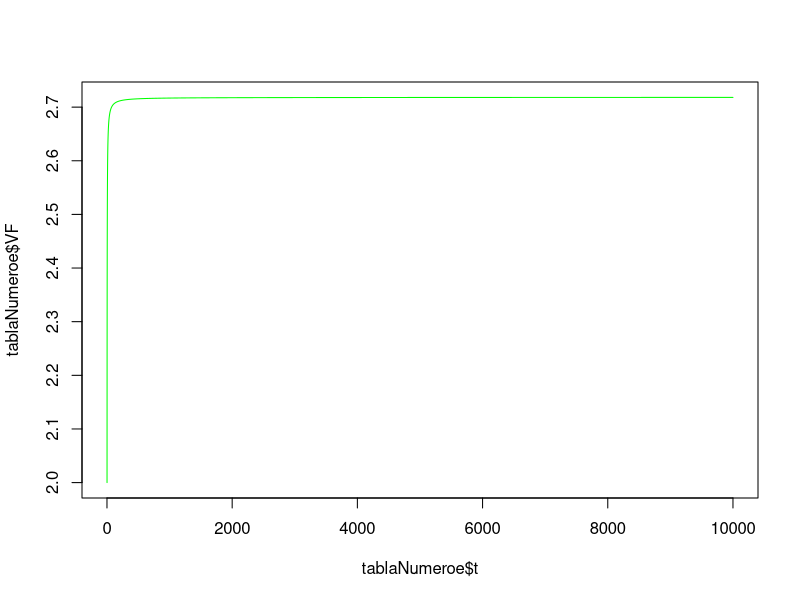

Write R code to recreate this figure.
# Este es nuestro primer script de R en clase:
#Creamos un objeto numerico llamado a:
a=5
#Creamos un objeto numerico llamado A:
A=5
#Creamos un objeto numerico llamado "A.2":
A.2=5
#Creamos un vector de numeros:
vector1=c(1,2,pi,10)
#Creamos un vector con una secuencia de numeros del 1 al 100,000:
t=1:100000
#Creamos una secuencia de nuemros pero ahora se incremnetan en 0.02 unidades:
t2=seq(from=1,to=10,by=0.02)
#Creamos un objeto con una sola cadena de texto:
objetoTexto1="UMSNH"
#Creamos un vector con cadenas de texto:
vectorTexto=c("FCCA","UMSNH","2024")

#Creamos un objeto tipo data.frame con los calculos del numero e:
#Primero creamos los objetos que seran insumos para el calculo de VF:
VA=1
i=1
nTotal=10000
t=1:nTotal
tablaNumeroe=data.frame(
                        t=t,
                        VF=VA*((1+(i/t))^t)
                        )

#Creamos un objeto tipo lista  con la tabla del numero e y algunos otros objetos:
objetolista1=list(
                  tablaE=tablaNumeroe,
                  valorActual=VA,
                  tasaInteres=i,
                  periodosSimulados=nTotal
                  )
#Ahora grafico los valores de la tabla del numero e:
plot(x=tablaNumeroe$t,y=tablaNumeroe$VF,type="l",
     col="green")




